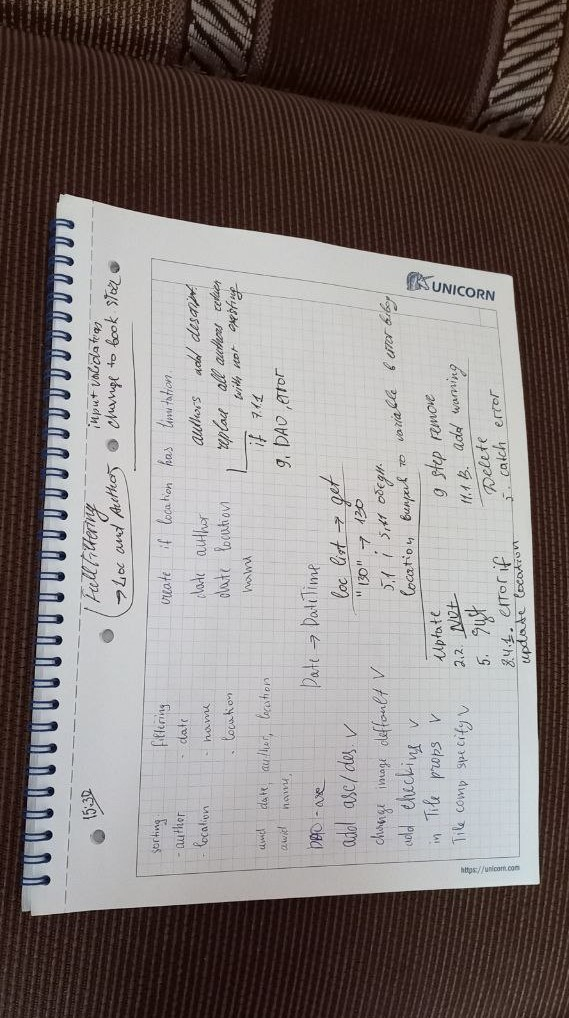
#> input picture my_doc.jpg, 569 x 1018 px
$ jupyter execute doc_scanner.ipynb
#> lines starting #> are read from the running program, lines starting #| are printed output that depends on the picture; after the words box and inside, x2 and y2 are one past the last pixel; in counts of white or black regions, pixels touching at a corner belong together
[cell 1]
import matplotlib.pyplot as plt

def show_image(image):
    fig, ax = plt.subplots(figsize=(10, 10))
    plt.imshow(image)

image = plt.imread('./my_doc.jpg')
#> image is the input picture: shape (1018, 569, 3); mean R, G, B 129.5, 121.6, 119.7
show_image(image)

[cell 2]
import cv2
import numpy as np

def remove_noise(image):
    kernel = np.ones((5,5), np.uint8)
    return cv2.morphologyEx(image, cv2.MORPH_CLOSE, kernel, iterations=5)

def background_removal(image):
    mask = np.zeros(image.shape[:2], np.uint8)
    bgdModel = np.zeros((1,65), np.float64)
    fgdModel = np.zeros((1,65), np.float64)
    pixels = 10
    rect = (pixels, pixels, image.shape[1] - pixels, image.shape[0] - pixels)
    cv2.grabCut(image, mask, rect, bgdModel, fgdModel, 3, cv2.GC_INIT_WITH_RECT)
    mask2 = np.where((mask==2)|(mask==0), 0, 1).astype('uint8')
    return image*mask2[:, :, np.newaxis]

def additional_noise_removal(image):
    kernel = np.ones((5,5), np.uint8)
    processed_image = cv2.morphologyEx(image, cv2.MORPH_CLOSE, kernel, iterations=10)
    processed_image = cv2.GaussianBlur(processed_image, (5, 5), 0)

    gray_image = cv2.cvtColor(processed_image, cv2.COLOR_BGR2GRAY)
    threshold_value = 150
    _, mask = cv2.threshold(gray_image, threshold_value, 255, cv2.THRESH_BINARY)
    return cv2.bitwise_and(processed_image, processed_image, mask=mask)

noiseless_image = remove_noise(image)
#> in remove_noise, `return cv2.morphologyEx(image, cv2.MORPH_CLOSE, kernel, iterations=5)`:
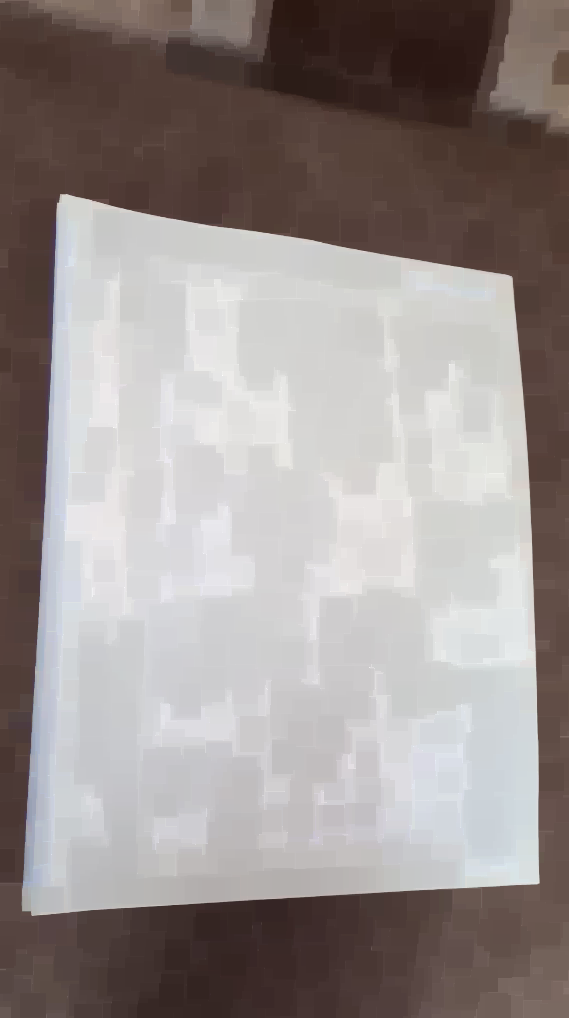
#> returned value: shape (1018, 569, 3); mean of channels 0, 1, 2 153.2, 145.1, 143.1; drawn as R, G, B
foreground_image = background_removal(noiseless_image)
#> in background_removal, `return image*mask2[:, :, np.newaxis]`:
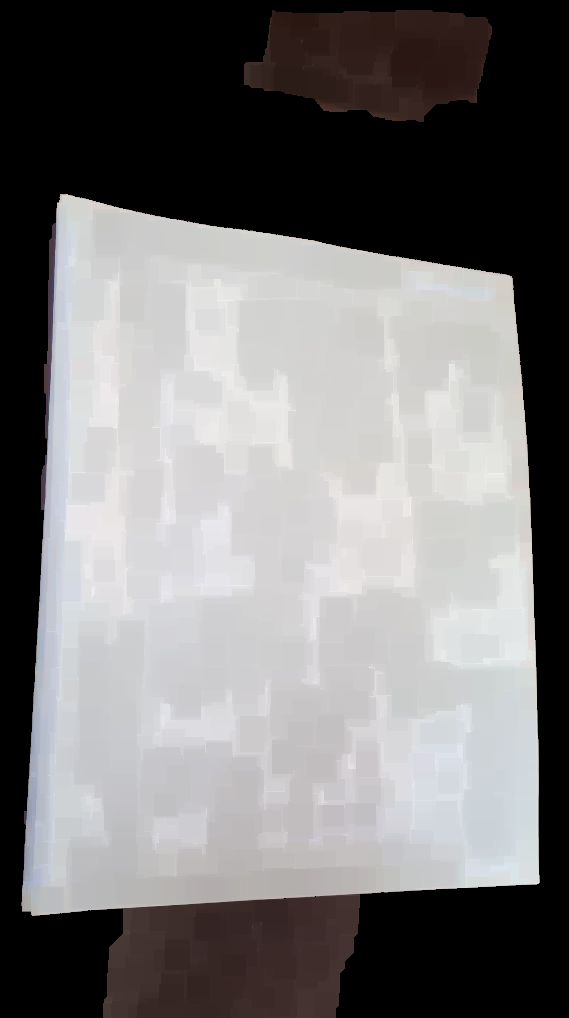
#> returned value: shape (1018, 569, 3); mean of channels 0, 1, 2 122.2, 120.8, 121.1; drawn as R, G, B
processed_image = additional_noise_removal(foreground_image)
#> in additional_noise_removal, `_, mask = cv2.threshold(gray_image, threshold_value, 255, cv2.THRESH_B..`:
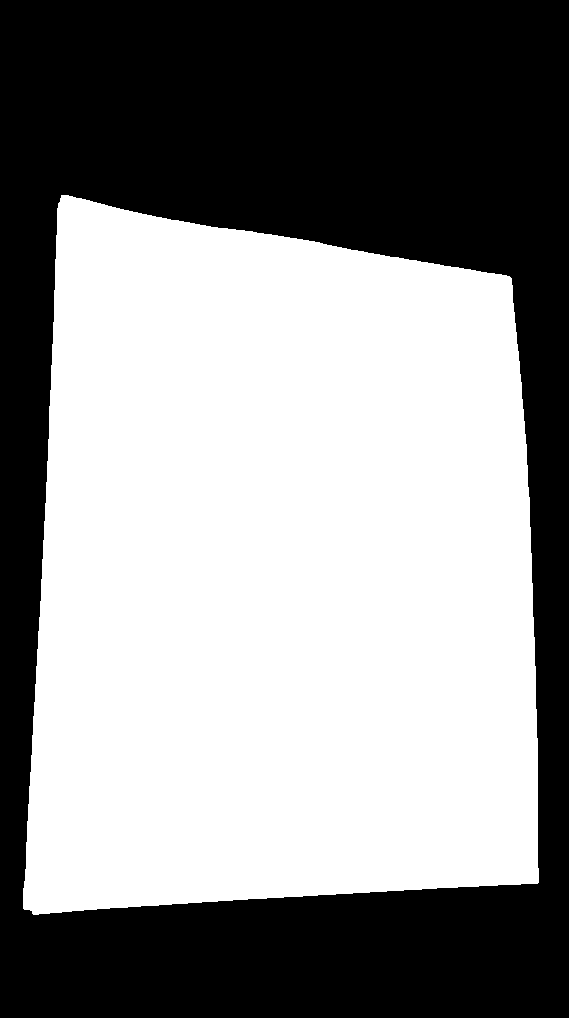
#> mask: shape (1018, 569); 55.7% white; 1 black region, box (x1, y1, x2, y2) and area: (0, 0, 569, 1018) 256733
#> in additional_noise_removal, `return cv2.bitwise_and(processed_image, processed_image, mask=mask)`:
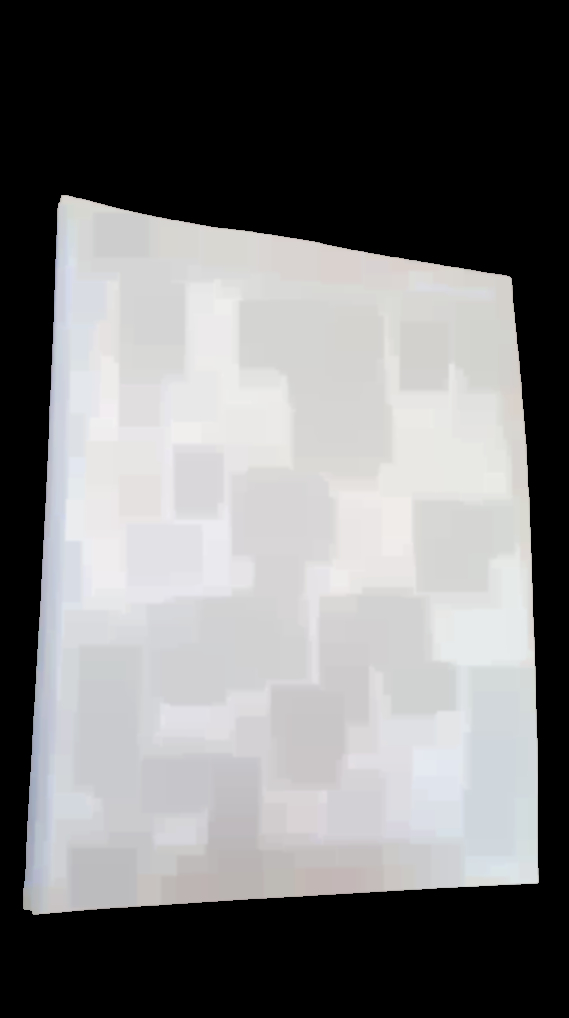
#> returned value: shape (1018, 569, 3); mean of channels 0, 1, 2 119.4, 119.3, 119.9; drawn as R, G, B
show_image(processed_image)

[cell 3]
def find_contours(image):
    gray_image = cv2.cvtColor(image, cv2.COLOR_BGR2GRAY)
    blured_image = cv2.GaussianBlur(gray_image, (5, 5), 0)
    canny_edges = cv2.Canny(blured_image, 200, 250)
    contours, _ = cv2.findContours(canny_edges, cv2.RETR_EXTERNAL, cv2.CHAIN_APPROX_SIMPLE)
    return sorted(contours, key=cv2.contourArea, reverse=True)

def find_corners(contours):
    corners = None
    for contour in contours:
        perimeter = cv2.arcLength(contour, True)
        approximation = cv2.approxPolyDP(contour, 0.02 * perimeter, True)
        if len(approximation) == 4:
            corners = approximation
            break
    return corners

[cell 4]
def rearange_corners(corners):
    # Rearrange coordinates to order:
    # top-left, top-right, bottom-right, bottom-left
    corners = corners.reshape((4, 2))
    rearanged = np.zeros((4, 2), dtype="float32")
    sum = corners.sum(axis=1)
    rearanged[0] = corners[np.argmin(sum)]
    rearanged[2] = corners[np.argmax(sum)]
    diff = np.diff(corners, axis=1)
    rearanged[1] = corners[np.argmin(diff)]
    rearanged[3] = corners[np.argmax(diff)]
    return rearanged

def destination_corners(corners):
    (tl, tr, br, bl) = corners
    widthA = np.sqrt(((br[0] - bl[0]) ** 2) + ((br[1] - bl[1]) ** 2))
    widthB = np.sqrt(((tr[0] - tl[0]) ** 2) + ((tr[1] - tl[1]) ** 2))
    width = max(int(widthA), int(widthB))
    heightA = np.sqrt(((tr[0] - br[0]) ** 2) + ((tr[1] - br[1]) ** 2))
    heightB = np.sqrt(((tl[0] - bl[0]) ** 2) + ((tl[1] - bl[1]) ** 2))
    height = max(int(heightA), int(heightB))
    return np.array([
        [0, 0],
        [width - 1, 0],
        [width - 1, height - 1],
        [0, height - 1]], dtype="int32")

def transform_image(image, corners):
    rearanged_corners = rearange_corners(corners)
    destination = destination_corners(rearanged_corners)

    transformed = cv2.getPerspectiveTransform(np.float32(rearanged_corners), np.float32(destination))
    return cv2.warpPerspective(image, transformed, (destination[2][0], destination[2][1]))

[cell 5]
def draw_contours(image, corners):
    image_copy = image.copy()
    cv2.drawContours(image_copy, [corners], 0, (0, 255, 0), 5)

    for point in corners:
        cv2.drawMarker(image_copy, tuple(point[0]), (255, 0, 0), markerSize=20, thickness=5)
    return image_copy

[cell 6]
contours = find_contours(processed_image)
#> in find_contours, `canny_edges = cv2.Canny(blured_image, 200, 250)`:
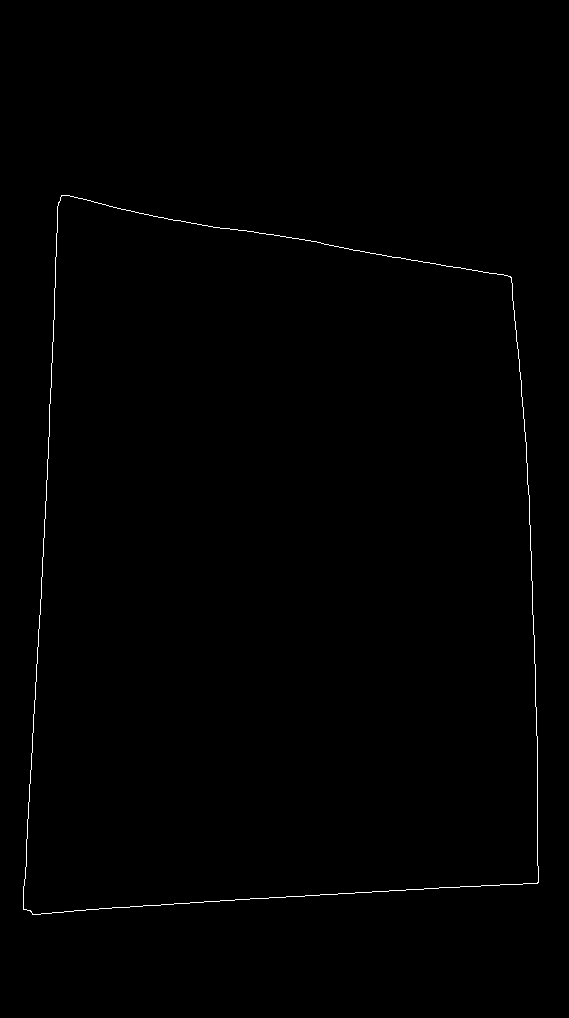
#> canny_edges: shape (1018, 569); 0.4% white in thin lines or dots, all inside (x1, y1, x2, y2) = (23, 195, 539, 915)
#> in find_contours, `contours, _ = cv2.findContours(canny_edges, cv2.RETR_EXTERNAL, cv2.CHA..`: contours = 1 contour; box (x1, y1, x2, y2) and area: (23, 195, 539, 915) 321702
corners = find_corners(contours)
#> the loop in find_corners, `for contour in contours:` made 1 pass
#> (perimeter, corners) on pass 1: (2360.8, [[61, 195], [23, 909], [537, 883], [511, 277]])
#> corners = [[61, 195], [23, 909], [537, 883], [511, 277]]
if corners is None:
    print("The algorithm failed to detect the corners of the document.")
else:
    image_with_contours = draw_contours(image, corners)
#> in draw_contours, `cv2.drawContours(image_copy, [corners], 0, (0, 255, 0), 5)`:
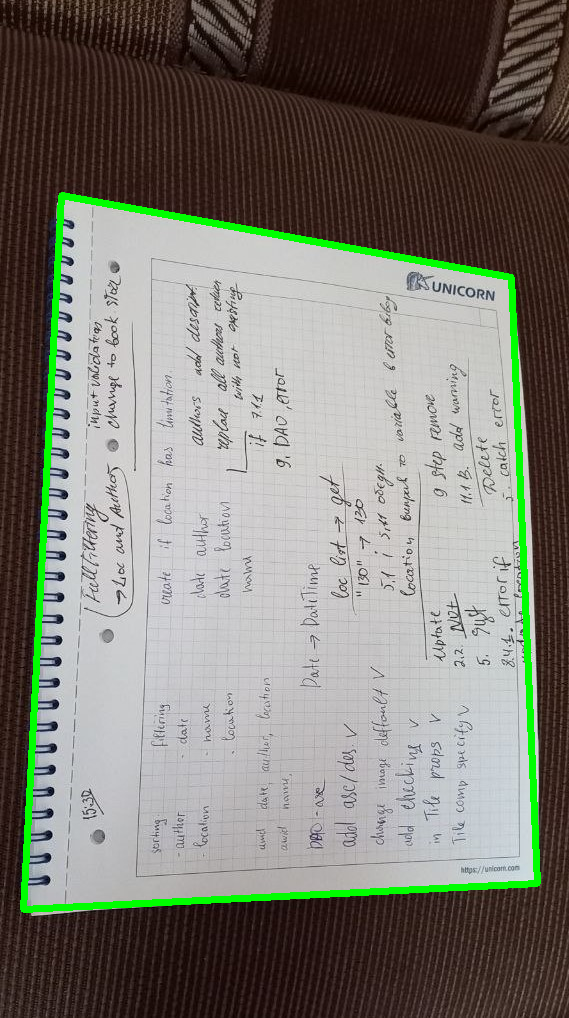
#> image_copy: shape (1018, 569, 3); 2.78% of pixels changed, all inside (x1, y1, x2, y2) = (20, 192, 541, 913)
#> the loop in draw_contours, `for point in corners:` made 4 passes
#> after the loop in draw_contours, `for point in corners:`:
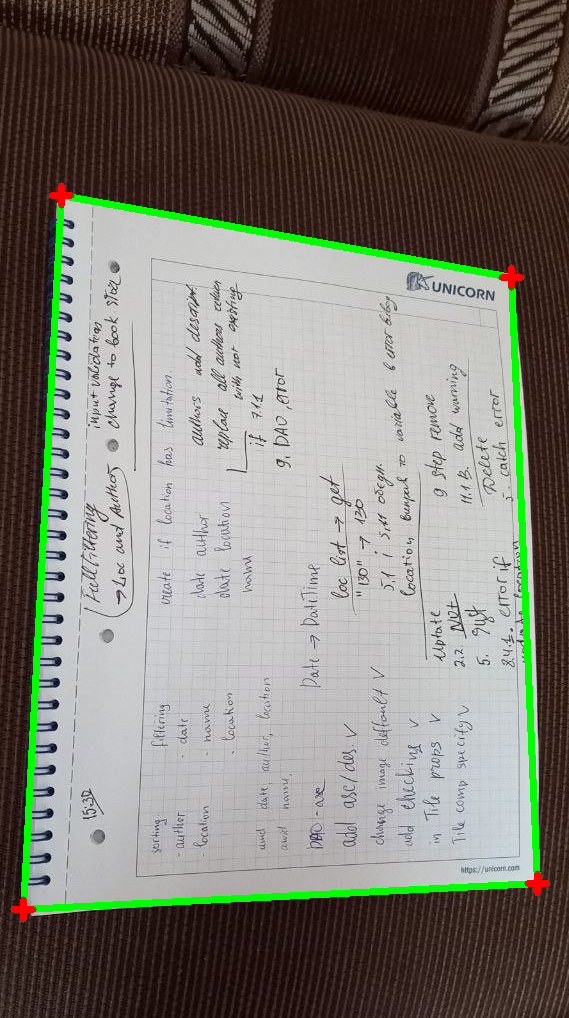
#> image_copy: shape (1018, 569, 3); 0.2% of pixels changed, all inside (x1, y1, x2, y2) = (10, 182, 551, 923)
    show_image(image_with_contours)

    transformed_image = transform_image(image, corners)
#> in rearange_corners, `sum = corners.sum(axis=1)`: sum = [256, 932, 1420, 788]
#> in rearange_corners, `diff = np.diff(corners, axis=1)`: diff = [134, 886, 346, -234]
#> in transform_image, `rearanged_corners = rearange_corners(corners)`: rearanged_corners = [[61, 195], [511, 277], [537, 883], [23, 909]]
#> in destination_corners, `(tl, tr, br, bl) = corners`: tl = [61, 195]; tr = [511, 277]; br = [537, 883]; bl = [23, 909]
#> in destination_corners, `widthA = np.sqrt(((br[0] - bl[0]) ** 2) + ((br[1] - bl[1]) ** 2))`: widthA = 514.7
#> in destination_corners, `widthB = np.sqrt(((tr[0] - tl[0]) ** 2) + ((tr[1] - tl[1]) ** 2))`: widthB = 457.4
#> in destination_corners, `width = max(int(widthA), int(widthB))`: width = 514
#> in destination_corners, `heightA = np.sqrt(((tr[0] - br[0]) ** 2) + ((tr[1] - br[1]) ** 2))`: heightA = 606.6
#> in destination_corners, `heightB = np.sqrt(((tl[0] - bl[0]) ** 2) + ((tl[1] - bl[1]) ** 2))`: heightB = 715
#> in transform_image, `destination = destination_corners(rearanged_corners)`: destination = [[0, 0], [513, 0], [513, 714], [0, 714]]
#> in transform_image, `transformed = cv2.getPerspectiveTransform(np.float32(rearanged_corners..`: transformed = [[0.979, 0.0521, -69.86], [-0.212, 1.16, -213.6], [-0.000369, 0.000199, 1]]
#> in transform_image, `return cv2.warpPerspective(image, transformed, (destination[2][0], des..`:
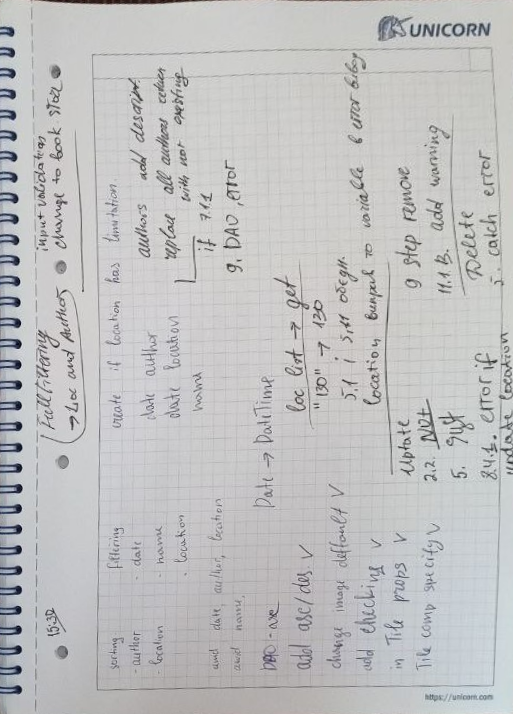
#> returned value: shape (714, 513, 3); mean of channels 0, 1, 2 192.3, 192.4, 193; drawn as R, G, B
    show_image(transformed_image)
